Frame 1 (no input): blank canvas, image omitted
Frame 60 (the mouse pressed at the canvas centre just before this capture): blank canvas, image omitted
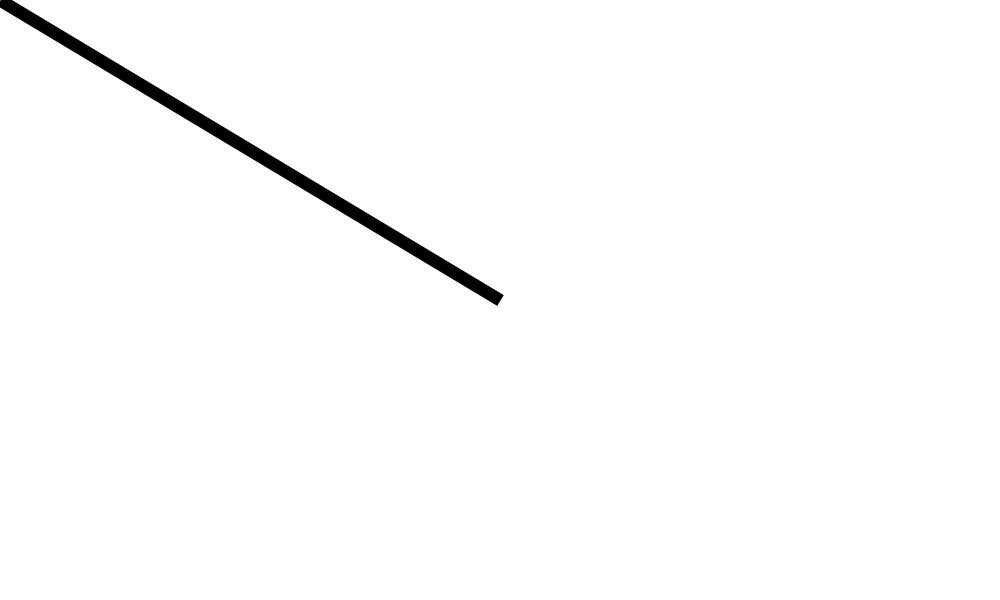
Frame 120 (the mouse held since frame 60 and released just before this capture)

The Processing sketch whose frames 1 and 60 were blank and that drew this single picture after the mouse press (run headless with seeded random() and noise(); from frame 60 on, the mouse is pressed at the canvas centre):

// Processing sketch: processing_109518
// ── processing_109518.pde

void setup(){
  size(1000,600);
  background(255);
}

void draw(){
  if (mousePressed){
 strokeWeight(random(.9,19));
    stroke(0);
    strokeCap(SQUARE);
    strokeJoin(SQUARE);
    smooth();
    line(pmouseX,pmouseY,mouseX,mouseY);}  
}
void keyPressed() {
    if(key=='s'){
    saveImage();}
    
    
    if(key=='z') {
    strokeWeight(.9);
    stroke(0);
    smooth();
    line(pmouseX,pmouseY,mouseX,mouseY);}
     if(key=='c') {
   noStroke();
   fill(255);
   rect(-1,-1,width+1,height+1);
 }
}
void saveImage() {
  String fileName = timeStamp()+".tiff";
  PImage imageSave = get(0,0,width,height);
  imageSave.save(fileName);
}

String timeStamp() {
 String timestamp = year()+"_"+month()+"_"+day()+"_"+minute()+"_"+second()+"_"+millis();
 return timestamp;
}
